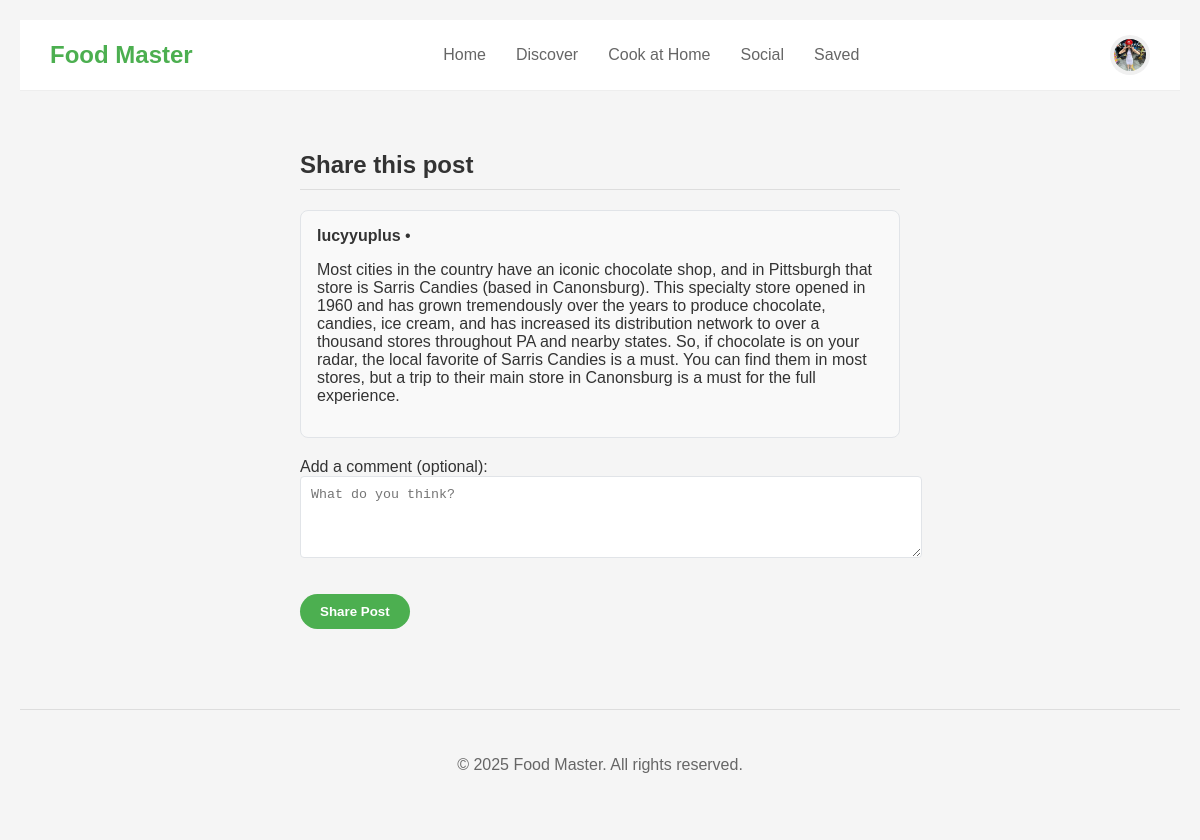
The app's page /share/46/ (signed in) with its own data.
### foodmaster/models.py (models this page shows, shortened)
class Profile(models.Model):
    user = models.OneToOneField(User, on_delete=models.CASCADE)
    full_name = models.CharField(max_length=255, blank=True)
    bio = models.TextField(blank=True, null=True)
    profile_image = models.ImageField(upload_to='profile_images/', blank=True, null=True)
    followers = models.ManyToManyField(settings.AUTH_USER_MODEL, related_name='following_profiles', blank=True)
    following = models.ManyToManyField(
        settings.AUTH_USER_MODEL,
        related_name='followers_profiles',
        blank=True
    )

class Post(models.Model):
    author = models.ForeignKey(settings.AUTH_USER_MODEL, on_delete=models.CASCADE)
    content = models.TextField()
    category = models.CharField(max_length=50, blank=True, null=True)
    tags = models.JSONField(default=list, blank=True)
    created_at = models.DateTimeField(auto_now_add=True)
    updated_at = models.DateTimeField(auto_now=True)
    photo = models.ImageField(upload_to='post_photos/', blank=True, null=True)
    likes = models.ManyToManyField(settings.AUTH_USER_MODEL, related_name='liked_posts', blank=True)
    shared_from = models.ForeignKey('self', null=True, blank=True, on_delete=models.SET_NULL, related_name='shares')
    shared_restaurant_place_id = models.CharField(max_length=255, blank=True, null=True)
    shared_restaurant_name = models.CharField(max_length=255, blank=True, null=True)
    shared_restaurant_city = models.CharField(max_length=255, blank=True, null=True)
    shared_cuisine = models.CharField(max_length=255, blank=True, null=True)

### foodmaster/views.py (the view)
# urls.py: path('share/<int:post_id>/', views.share_post_view, name='share_post'),
@login_required
def share_post_view(request, post_id):
    original_post = get_object_or_404(Post, id=post_id)
    if request.method == 'POST':
        comment = request.POST.get('comment', '')
        new_post = Post.objects.create(
            author=request.user,
            content=comment,
            category=original_post.category,
            tags=original_post.tags,
            shared_from=original_post,
        )
        if original_post.photo:
            new_post.photo = original_post.photo
        new_post.save()
        messages.success(request, "Post shared successfully!")
        return redirect('social_feed')
    else:
        context = {
            'original_post': original_post,
        }
        return render(request, 'foodmaster/share_post.html', context)

### foodmaster/templates/foodmaster/share_post.html (shortened to what this page needs)
{% extends 'foodmaster/base.html' %}
{% block content %}
<div style="max-width: 600px; margin: 0 auto; padding: 20px;">
  <h2>Share this post</h2>
  <div style="background-color: #f9f9f9; border: 1px solid #e1e4e8; border-radius: 8px; padding: 16px; margin-bottom: 20px;">
    <strong>{{ original_post.author }}</strong> &bull; {{ original_post.time_ago }}<br>
    <p>{{ original_post.content }}</p>
  </div>
  <form method="post" action="{% url 'share_post' original_post.id %}">
    <div class="form-group">
      <label for="comment">Add a comment (optional):</label>
      <textarea name="comment" id="comment" rows="4" style="width: 100%; padding: 10px; border: 1px solid #e1e4e8; border-radius: 4px;" placeholder="What do you think?"></textarea>
    </div>
    <button type="submit" class="btn btn-primary" style="margin-top: 16px;">Share Post</button>
  </form>
</div>
{% endblock %}

### foodmaster/templates/foodmaster/base.html (shortened to what this page needs)
{% load static %}
<!DOCTYPE html>
<html lang="en">
<head>
  <link rel="stylesheet" href="{% static 'foodmaster/styles.css' %}">
</head>
<body>
  <div class="navbar">
    <div class="logo">Food Master</div>
    <div class="nav-menu">
      <div class="nav-menu">
        <a href="{% url 'home' %}"
           class="nav-link {% if request.resolver_match.url_name == 'home' or request.resolver_match.url_name == 'dashboard' %}active{% endif %}">Home</a>
        <a href="{% url 'restaurant_search' %}"
           class="nav-link {% if request.resolver_match.url_name == 'restaurant_search' %}active{% endif %}">Discover</a>
        <a href="{% url 'recipe_search' %}"
           class="nav-link {% if request.resolver_match.url_name == 'recipe_search' %}active{% endif %}">Cook at Home</a>
        <a href="{% url 'social_feed' %}"
           class="nav-link {% if request.resolver_match.url_name == 'social_feed' %}active{% endif %}">Social</a>
           <a href="{% url 'saved' %}"
           class="nav-link {% if request.resolver_match.url_name == 'saved' %}active{% endif %}">Saved</a>
      </div>
    </div>
    <div class="user-menu">
      <a href="{% url 'profile' %}" class="user-avatar">
        {% if user.is_authenticated and user.profile.profile_image %}
          <img src="{{ user.profile.profile_image.url }}" alt="Profile Image" style="width:32px; height:32px; border-radius:50%; object-fit: cover;">
        {% else %}
          👤
        {% endif %}
      </a>
    </div>
  </div>
  <div class="container">
    {% block content %}{% endblock %}
    <footer>
      <p>&copy; {% now "Y" %} Food Master. All rights reserved.</p>
    </footer>
  </div>
</body>
</html>

### foodmaster/static/foodmaster/styles.css (style rules this page uses)
body { font-family: Arial, sans-serif; margin: 0; padding: 20px; background-color: #f5f5f5; color: #333; }
.container { max-width: 1200px; margin: 0 auto; }
h2 { font-size: 24px; margin-bottom: 20px; padding-bottom: 10px; border-bottom: 1px solid #ddd; }
.navbar { display: flex; justify-content: space-between; align-items: center; padding: 15px 30px; background-color: white; border-bottom: 1px solid #eee; margin-bottom: 20px; }
.logo { font-weight: bold; font-size: 24px; color: #4CAF50; }
.nav-menu { display: flex; gap: 30px; }
.nav-link { text-decoration: none; color: #666; font-weight: 500; }
.user-menu { display: flex; align-items: center; gap: 20px; }
.btn { padding: 10px 20px; border-radius: 20px; border: none; font-weight: bold; cursor: pointer; }
.btn-primary { background-color: #4CAF50; color: white; }
.form-group { margin-bottom: 20px; }
footer { margin-top: 60px; padding: 30px 0; text-align: center; border-top: 1px solid #ddd; color: #666; }
.user-avatar { width: 40px; height: 40px; border-radius: 50%; background-color: #f0f0f0; display: flex; align-items: center; justify-content: center; }
.form-group { margin-bottom: 1rem; }

### records on screen
Post: author "lucyyuplus", content "Most cities in the country have an iconic chocolate shop, and in Pittsburgh that store is Sarris Candies (based in Canonsburg). This specialty store opened in 1960 and has grown tremendously over the years to produce chocolate, candies, ice cream, and has increased its distribution network to over a thousand stores throughout PA and nearby states. So, if chocolate is on your radar, the local favorite of Sarris Candies is a must. You can find them in most stores, but a trip to their main store in Canonsburg is a must for the full experience."
